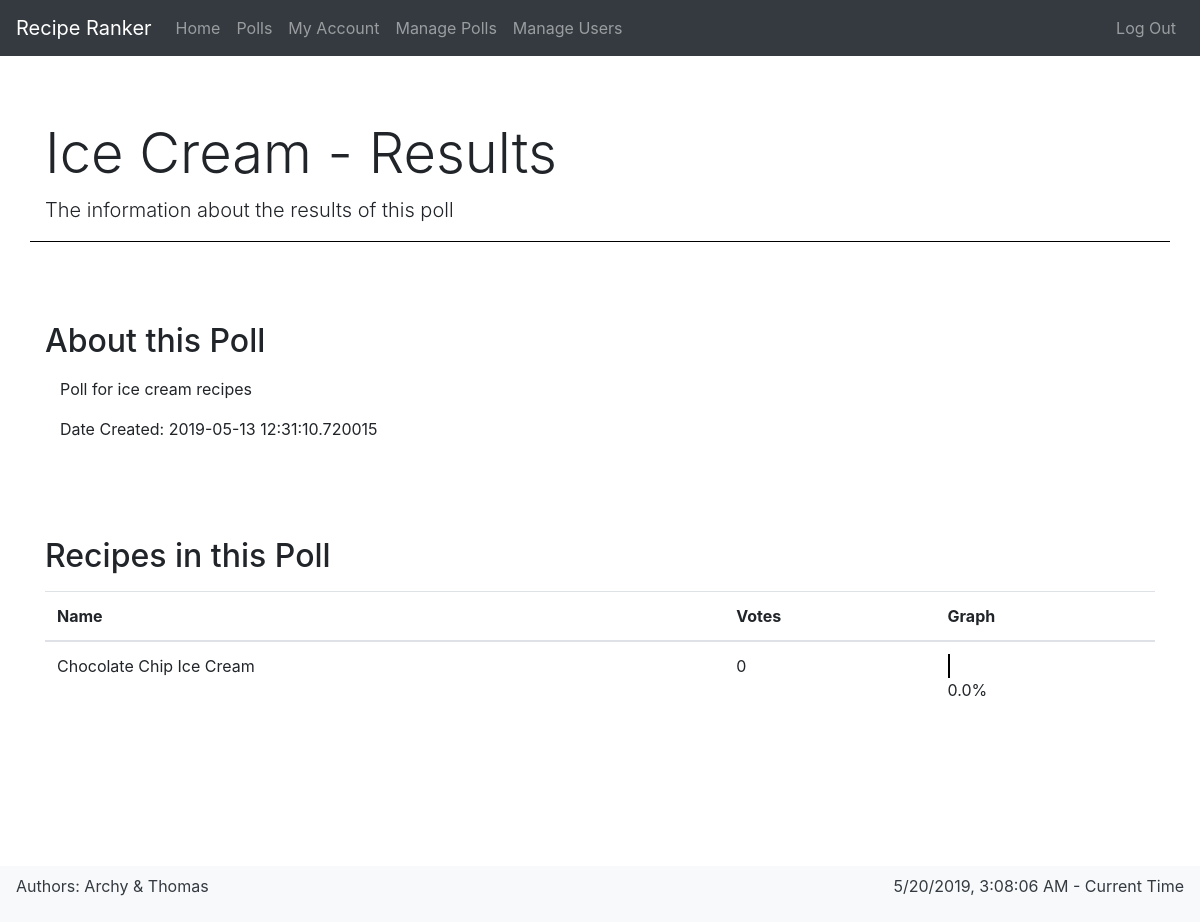
The app's page /poll/1/result (signed in), older data.
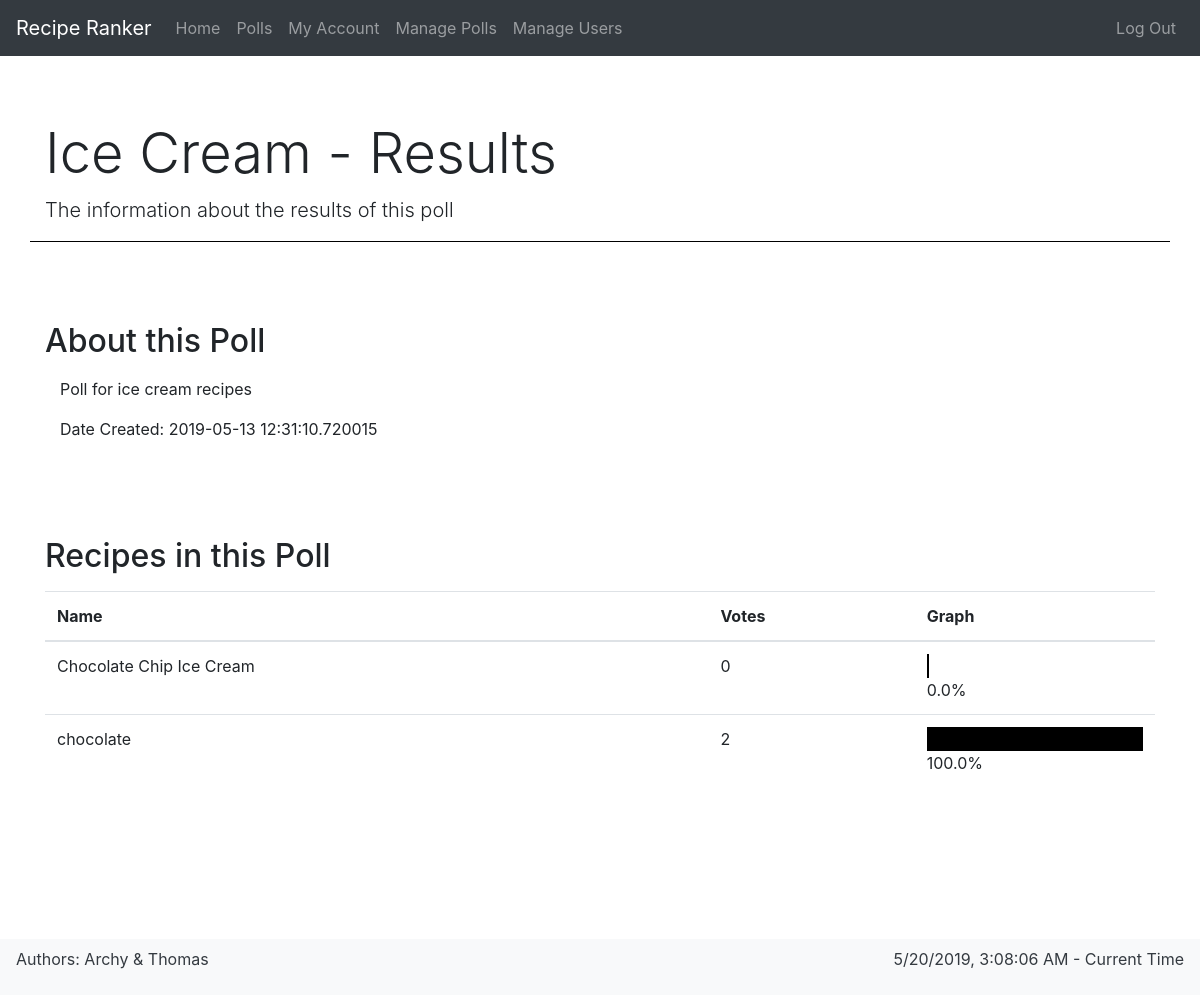
The same page, newer data.
### app/models.py (models this page shows, shortened)
class Recipe(db.Model):
    id = db.Column(db.Integer, primary_key=True)
    name = db.Column(db.String(64), nullable=False, index=True)
    description = db.Column(db.String(256), nullable=True)
    date_added = db.Column(
        db.DateTime, nullable=False, index=True, default=datetime.utcnow)
    contributor_id = db.Column(
        db.Integer, db.ForeignKey('user.id'), nullable=False)
    poll_id = db.Column(db.Integer, db.ForeignKey('poll.id'), nullable=False)
    votes = db.relationship("Vote", backref='recipe', lazy='dynamic')

### app/routes.py (the view)
@app.route('/poll/<int:poll_id>/result')
def poll_result(poll_id):
    if current_user.is_authenticated:
        poll = Poll.query.get_or_404(poll_id)  # gives 404 if not found
        return render_template(
            'poll_result.html',
            title=poll.name + ' - Results',
            description='The information about the results of this poll',
            poll=poll,
            votes=Vote)
    else:
        abort(403)

### app/models.py (called while the page is built)
@login_manager.user_loader
def load_user(id):
    return User.query.get(int(id))

### app/templates/poll_result.html
{% extends "base.html" %}
{% block content %}
<div class="row">
    <section class="col">
        <header>
            <h2>About this Poll</h2>
        </header>
        <div class="container">
            <p>{{ poll.description }}</p>
            <p>Date Created: {{ poll.date_created }}</p>
        </div>
    </section>
</div>
<div class="row">
    <section class="col">
        <header>
            <h2>Recipes in this Poll</h2>
        </header>
        <table class="table">
            <thead>
                <tr>
                    <th scope="col">Name</th>
                    <th scope="col">Votes</th>
                    <th scope="col">Graph</th>
                </tr>
            </thead>
            <tbody>
                {% with total_votes = poll.votes.all()|length if poll.votes.all()|length > 0 else 1 %}
                {% for r in poll.recipes.all() %}
                <tr class='table-row'>
                    <td>{{ r.name }}</td>
                    <td>{{ r.votes.all()|length }}</td>
                    <td>
                        <div class="voteGraph" style="width:{{ (r.votes.all()|length) * 100 / total_votes }}%"><br>
                        </div><span>{{ (r.votes.all()|length) * 100 / total_votes }}%</span>
                    </td>
                </tr>
                {% endfor %}
                {% endwith %}
            </tbody>
        </table>
    </section>
</div>
{% endblock %}

Row changes from the older to the newer data that the page shows:
added Recipe: name "chocolate", votes.all|length "2", votes "100.0"
